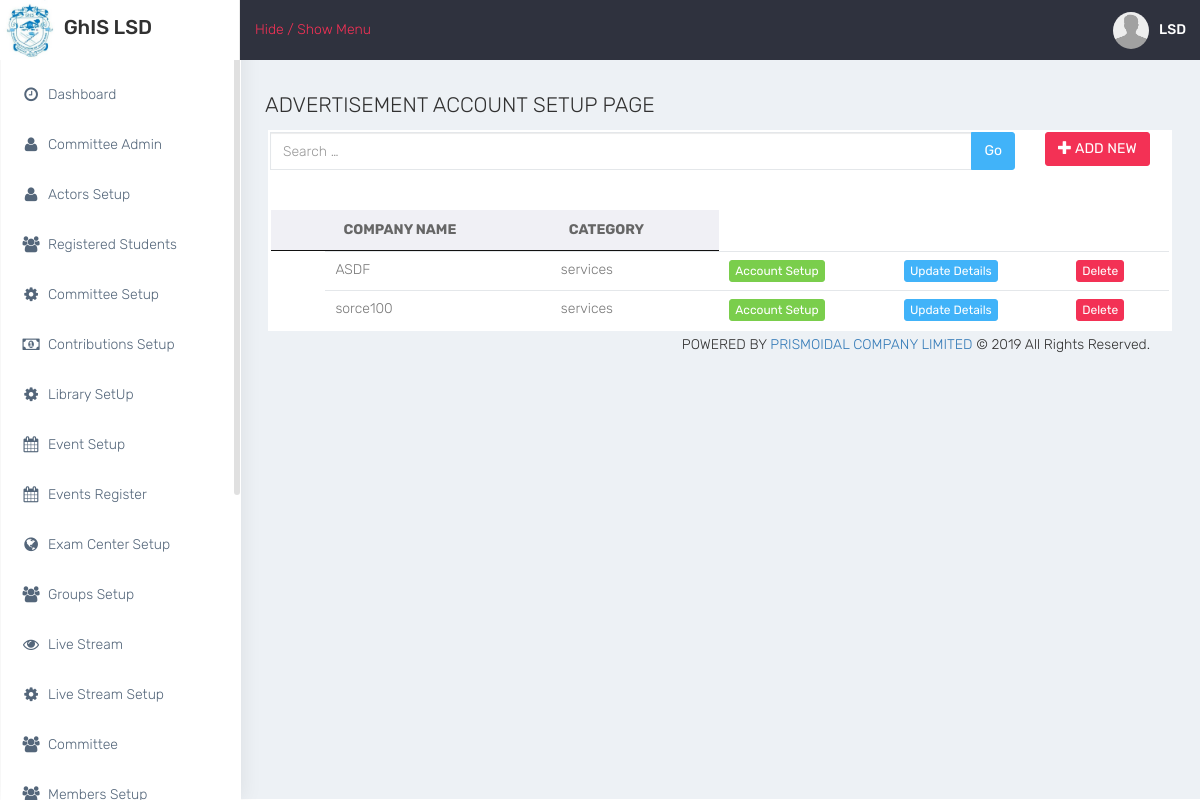
The app's page /pages/admin_advertisement.php (signed in) with its own data.
### tables this page shows
CREATE TABLE `advert_company` (
  `advert_com_id` int(11) NOT NULL,
  `advert_com_name` varchar(200) NOT NULL,
  `advert_com_address` varchar(500) NOT NULL,
  `advert_com_location` varchar(200) NOT NULL,
  `advert_com_tel` int(11) NOT NULL,
  `advert_com_category` varchar(50) NOT NULL,
  `record_hide` varchar(4) NOT NULL,
  `made_by` int(11) NOT NULL,
  `date_done` timestamp NOT NULL DEFAULT current_timestamp()
);

### pages/Classes/db/db.php (called while the page is built)
<?php
	class DbConnect{
		private $host = "localhost";
		private $dbname = "ghislsd_db";
		private $user = "root";
		private $password = "";
		public function connect(){
			try {
					$conn = new PDO("mysql:host=".$this->host."; dbname=".$this->dbname,$this->user,$this->password);
					$conn->setAttribute(PDO::ATTR_ERRMODE,PDO::ERRMODE_EXCEPTION);
					return $conn;
			} catch (PDOException $e) {
				echo "Database Error:".$e->getMessage();
			}
		}
	}
 ?>

### pages/Classes/AdvertCompany.php (called while the page is built, shortened)
<?php
	class AdvertCompany{
		private $dbConn;
		private $recordHide = "NO";
		private $table= "advert_company";
		public function __construct(){
			require_once("db/db.php");
			$db = new DbConnect();
			$this->dbConn = $db->connect();
		}
			function get_advert_companys(){
				$sql="SELECT * FROM $this->table WHERE record_hide =:recordHide ORDER BY advert_com_id DESC";
				$stmt = $this->dbConn->prepare($sql);
				$stmt->bindParam(":recordHide",$this->recordHide);
				if ($stmt->execute()) {
					$results= $stmt->fetchAll(PDO::FETCH_ASSOC);
					return $results;
				}
				else{
					die();
					}
			}
	}
 ?>

### pages/admin_advertisement.php (the view, shortened to what this page needs)
<?php include("header.php");
  require_once("Classes/AdvertCompany.php");
?>
<div class="row">
    <div class="col-sm-12">
        <h3 class="box-title">ADVERTISEMENT ACCOUNT SETUP PAGE</h3>
        <div class="white-box">
            <div class="row">
              <div class="col-md-10">
                <form action="usersearch.php" method="POST">
                  <div class="input-group">
                   <input type="text" name="search" class="form-control" placeholder="Search &hellip;" id="searchInput" autocomplete="off">
                    <span class="input-group-btn"><button type="button" class="btn btn-info">Go</button></span>
                  </div>
                 </form>
              </div>
              <div class="col-md-2">
                 <button data-toggle="modal" data-target="#myModal" class="btn btn-danger"><span class="glyphicon glyphicon-plus"></span> ADD NEW</button>
              </div>
            </div>
            <div class="table-responsive"><br>
                <div class="table-responsive"><br>
                <table class="table table-hover">
                    <thead>
                        <tr>
                            <th></th>
                            <th>COMPANY NAME</th>
                            <th>CATEGORY</th>
                        </tr>
                    </thead>
                   <tbody id="resultsDisplay">
                        <?php
                          $objAdvertCompany = new AdvertCompany();
                          $advercoms = $objAdvertCompany->get_advert_companys();
                          foreach ($advercoms as $advercom) {
                                  echo "
                                      <tr class='row'>
                                        <td>".$advercom["advert_com_name"]."</td>
                                        <td>".$advercom["advert_com_category"]."</td>
                                        <td>
                                          <input type='button' name='view' value='Account Setup' id='".trim($advercom["advert_com_id"])."' class='btn btn-success btn-xs account_setup' />
                                        </td>
                                        <td>
                                          <input type='button' name='view' value='Update Details' id='".trim($advercom["advert_com_id"])."' class='btn btn-info btn-xs update_data' />
                                        </td>
                                        <td>
                                          <input type='button' name='view' value='Delete' id='".trim($advercom["advert_com_id"])."' class='btn btn-danger btn-xs del_data' />
                                        </td>
                                      </tr>
                                    ";
                              }
                         ?>
                    </tbody>
                </table>
              </div>
            </div>
        </div>
    </div>
</div>
<?php include("footer.php");?>

### pages/css/colors/default.css (style rules this page uses)
body { background: #fff; }
#side-menu li a { color: #54667a; }
#side-menu li a { color: #54667a; border-left: 0px solid #fff; }
#side-menu > li > a { border-left: 3px solid transperant; }

### pages/css/datatables.css (style rules this page uses)
table.dataTable { width: 100%; margin: 0 auto; clear: both; border-collapse: separate; border-spacing: 0; }
table.dataTable thead th, table.dataTable tfoot th { font-weight: bold; }
table.dataTable thead th, table.dataTable thead td { padding: 10px 18px; border-bottom: 1px solid #111; }
table.dataTable tbody tr { background-color: #ffffff; }
table.dataTable tbody th, table.dataTable tbody td { padding: 8px 10px; }
table.dataTable, table.dataTable th, table.dataTable td { box-sizing: content-box; }

### records on screen
advert_company: advert_com_name "ASDF", advert_com_category "services"
advert_company: advert_com_name "sorce100", advert_com_category "services"

### other values on screen
$objUsers->get_header_fullname($_SESSION["member_id"]) "LSD"
